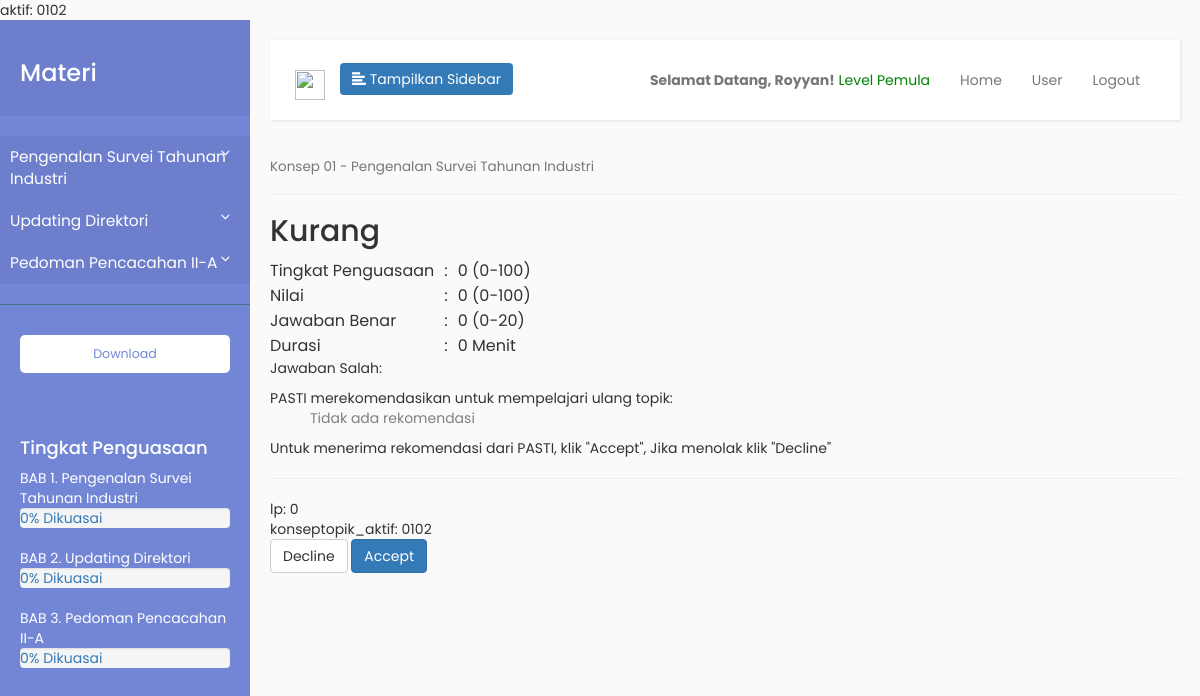
Screenshot of /hasil_tes.php?_id=13 (signed in) with the database file from the repository.
### tables this page shows
CREATE TABLE `materi` (
  `id_konsep` varchar(2) NOT NULL,
  `judul_konsep` varchar(256) NOT NULL,
  `id_topik` varchar(4) NOT NULL,
  `judul_topik` varchar(256) NOT NULL,
  `id` int(11) NOT NULL,
  `video_url` varchar(256) NOT NULL
);

CREATE TABLE `konseptes` (
  `id` int(11) NOT NULL,
  `ID_siswa` varchar(256) NOT NULL,
  `ID_tes` varchar(256) NOT NULL,
  `bobot_tes` int(11) NOT NULL,
  `durasi` int(11) NOT NULL,
  `jawaban_benar` int(11) NOT NULL,
  `nilai` int(11) NOT NULL,
  `tingkat_penguasaan` int(11) NOT NULL,
  `jumlah_tes` int(11) NOT NULL
);

### hasil_tes.php (the view, shortened to what this page needs)
<?php
    require('blog_connect.php');
    $konsep_aktif = $_SESSION['konsep_aktif'];
    $topik_aktif = $_SESSION['topik_aktif'];
    $id_siswa = $_SESSION['nip'];
    $id_konseptes = $_GET['_id'];
    echo "aktif: " . $konsep_aktif . $topik_aktif . "<br/>";
    $query = "SELECT id_konsep, judul_konsep, id_topik, judul_topik, video_url FROM materi WHERE id_konsep = '$konsep_aktif' AND id_topik = " . $konsep_aktif . $topik_aktif;
    $result = $con->query($query);
    $row = $result->fetch(PDO::FETCH_NUM);
    $konsep_aktif_judul = $row[1];
    $query = "SELECT id_siswa, id_tes, bobot_tes, durasi, jawaban_benar, nilai, tingkat_penguasaan, jumlah_tes FROM konseptes WHERE id_siswa = $id_siswa AND id = $id_konseptes";
    $result = $con->query($query);
    $row = $result->fetch(PDO::FETCH_NUM);
    $durasi = $row[3];
    $jawaban_benar = $row[4];
    $nilai = $row[5];
    $tingkat_penguasaan = $row[6];
?>
<html !DOCTYPE>
    <?php require('head.php'); ?>
    <body>
    <div class="wrapper">
        <?php
            include('sidebar.php');
        ?>
        <div id="content" class="container">
            <?php
                include('navbar.php');
            ?>
            <h4>
                <small><?php echo "Konsep " . $konsep_aktif . " - " . $konsep_aktif_judul; ?></small>
            </h4>
            <hr />
            <h2><?php
                If ($tingkat_penguasaan < 50) {
                    $Deskripsi = "Kurang";
                } Else If ($tingkat_penguasaan == 50) {
                    $Deskripsi = "Cukup";
                } Else If ($tingkat_penguasaan > 50) {
                    $Deskripsi = "Baik";
                }
                echo $Deskripsi;
            ?></h2>
            <table>
                <tr>
                    <td>Tingkat Penguasaan</td>
                    <td style="padding:0 10px;">:</td>
                    <td><?= $tingkat_penguasaan ?> (0-100)</td>
                </tr>
                <tr>
                    <td>Nilai</td>
                    <td style="padding:0 10px;">:</td>
                    <td><?= $nilai ?> (0-100)</td>
                </tr>
                <tr>
                    <td>Jawaban Benar</td>
                    <td style="padding:0 10px;">:</td>
                    <td><?= $jawaban_benar ?> (0-20)</td>
                </tr>
                <tr>
                    <td>Durasi</td>
                    <td style="padding:0 10px;">:</td>
                    <td><?= $durasi ?> Menit</td>
                </tr>
            </table>
            Jawaban Salah:
                <?php
                    $topik_salah = array();
                    ?>
            PASTI merekomendasikan untuk mempelajari ulang topik:
            <ol>
            <?php
                $query = "SELECT id_konsep, judul_konsep, id_topik, judul_topik, video_url FROM materi";
                $result = $con->query($query);
                if (sizeof($topik_salah) !== 0) {
                    while ($row = $result->fetch(PDO::FETCH_NUM)) {
                        if ($row[0] == $_SESSION['konsep_aktif']) {
                            if (array_search(substr($row[2],1,3), $topik_salah) === false) {
                            }
                            else
                            {
                                echo "<li><span style='color:red;'>" . $row[3] . "</span></ li>";
                            }
                        }
                    }
                } else {
                    echo "<span style='color:grey'>Tidak ada rekomendasi</span>";
                }
            ?>
            </ol>
            Untuk menerima rekomendasi dari PASTI, klik "Accept", Jika menolak klik "Decline"
            <hr />
            <?php
                echo "lp: " . $level_pengetahuan . "<br/>";
                echo "konseptopik_aktif: " . $konsep_aktif . $topik_aktif . "<br/>";
            ?>
            <a href="change_page.php?goto=next"><button type="submit" class="btn btn-default">Decline</button></a>
            <?php
            if ($tingkat_penguasaan == 100) {
            } else {
                echo '<a href="rekomendasi.php?rekomendasi=0"><button type="submit" class="btn btn-primary">Accept</button></a>';
            }
            ?>
        </div>
    </div>
    </body>
</html>

### sidebar.php (shortened to what this page needs)
<?php
    $id_siswa = $_SESSION['nip'];
?>
<nav id="sidebar">
    <div class="sidebar-header">
        <h3>Materi</h3>
    </div>
    <ul class="list-unstyled components">
        <?php
            $query = "SELECT id_konsep, judul_konsep, id_topik, judul_topik FROM materi";
            $result = $con->query($query);
            $row = $result->fetch(PDO::FETCH_NUM);
            $current_konsep = $row[0];
            $current_topik = $row[2];
            echo('
                <li class="active">
                            <a href="#konsep-'.$current_konsep.'" data-toggle="collapse" aria-expanded="false">'.$row[1].'</a>
                            <ul class="collapse list-unstyled" id="konsep-'.$current_konsep.'">
                            <li id="topik-'.$current_topik.'"><a href="change_page.php?goto='.$current_topik.'" class="unlocked">'.$row[3].'</a></li>
            ');
            while($row = $result->fetch(PDO::FETCH_NUM)) {
                if ($row[0] != $current_konsep)
                {
                    $current_konsep = $row[0];
                    echo (
                            '</ul>
                        </li>
                        <li class="active">
                            <a href="#konsep-'.$current_konsep.'" data-toggle="collapse" aria-expanded="false">'.$row[1].'</a>
                            <ul class="collapse list-unstyled" id="konsep-'.$current_konsep.'">'
                    );
                }
            }
            echo('</ul>
                        </li></ul>');
        ?>
    <ul class="list-unstyled CTAs">
        <li>
            <a href="#" class="download">Download</a>
        </li>
    </ul>
    <?php
    $tingkat_penguasaan_array = [0,0,0];
    $query = "SELECT id_tes, tingkat_penguasaan FROM konseptes WHERE id_siswa = $id_siswa";
    $result = $con->query($query);
    while ($row = $result->fetch(PDO::FETCH_NUM)) {
        $tingkat_penguasaan_array[$row[0] - 1] = $row[1];
    }
    ?>
    <div id="tingkat_penguasaan">
        <h4>Tingkat Penguasaan</h4>
        BAB 1. Pengenalan Survei Tahunan Industri
        <div class="progress">
            <span style="color:#337ab7;"><?php echo ($tingkat_penguasaan_array[0] <= 50 ? $tingkat_penguasaan_array[0] . "% Dikuasai" : "") ?></span>
        </div>
        BAB 2. Updating Direktori
        <div class="progress">
            <span style="color:#337ab7;"><?php echo ($tingkat_penguasaan_array[1] <= 50 ? $tingkat_penguasaan_array[1] . "% Dikuasai" : "") ?></span>
        </div>
        BAB 3. Pedoman Pencacahan II-A
        <div class="progress">
            <span style="color:#337ab7;"><?php echo ($tingkat_penguasaan_array[2] <= 50 ? $tingkat_penguasaan_array[2] . "% Dikuasai" : "") ?></span>
        </div>
    </div>
</nav>

### css/sidebar.css (style rules this page uses)
body { font-family: 'Poppins', sans-serif; background: #fafafa; }
a, a:hover, a:focus { color: inherit; text-decoration: none; transition: all 0.3s; }
.wrapper { display: flex; align-items: stretch; }
#sidebar { min-width: 250px; max-width: 250px; background: #7386D5; color: #fff; transition: all 0.3s; }
#sidebar .sidebar-header { padding: 20px; background: #6d7fcc; }
#sidebar ul.components { padding: 20px 0; border-bottom: 1px solid #47748b; }
#sidebar ul li a { padding: 10px; font-size: 1.1em; display: block; }
#sidebar ul li.active>a, a[aria-expanded="true"] { color: #fff; background: #6d7fcc; }
a[data-toggle="collapse"] { position: relative; }
a[aria-expanded="false"]::before, a[aria-expanded="true"]::before { content: '\e259'; display: block; position: absolute; right: 20px; font-family: 'Glyphicons Halflings'; font-size: 0.6em; }
ul.CTAs { padding: 20px; }
ul.CTAs a { text-align: center; font-size: 0.9em !important; display: block; border-radius: 5px; margin-bottom: 5px; }
a.download { background: #fff; color: #7386D5; }
#content { padding: 20px; min-height: 100vh; transition: all 0.3s; }
#tingkat_penguasaan { padding: 20px; }

### rows the page displays
materi: judul_konsep "Pengenalan Survei Tahunan Industri"
materi: judul_konsep "Updating Direktori"
materi: judul_konsep "Pedoman Pencacahan II-A"
materi: judul_konsep "Pengenalan Survei Tahunan Industri"
konseptes: tingkat_penguasaan "Kurang", tingkat_penguasaan "0", nilai "0", jawaban_benar "0", durasi "0"

### other values shown
$konsep_aktif "01"
$topik_aktif "02"
$tingkat_penguasaan_array[0] "0"
$tingkat_penguasaan_array[1] "0"
$tingkat_penguasaan_array[2] "0"
$_SESSION['nama'] "Royyan"
$level_pengetahuan "0"
